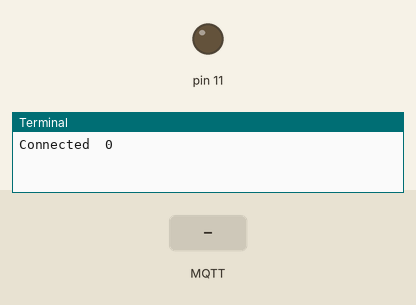
This program was run on a simulated Raspberry Pi (header pin numbers). On the bench: output pins drawn as LEDs (lit = HIGH), the last lines printed to the terminal. The inputs (shaded band) are chosen by the test bench. No MQTT or app messages arrive unless stated.

Above: at 1.3 s.
1.4 s: MQTT message "led_on123" arrives on the first subscribed topic
At 1.8 s:
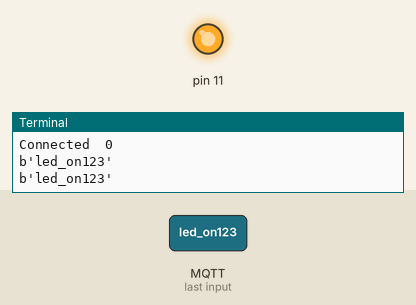
2.9 s: MQTT message "led_off123" arrives on the first subscribed topic
At 4.1 s:
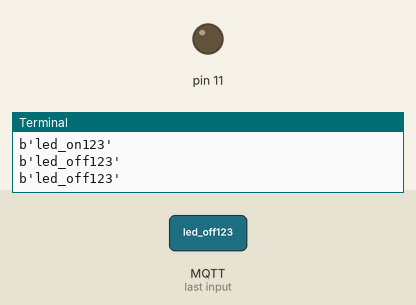
Timing chart, 0 to 5.9 s (numbered marks = the images above; inputs shaded):
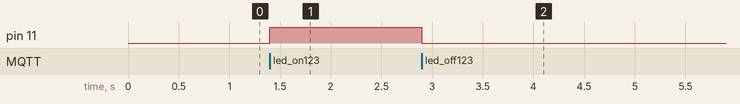

Measured:
- after the input at 1.4 s, pin 11: LOW → HIGH at once
- after the input at 2.9 s, pin 11: HIGH → LOW at once

The program:

mqtt-led.py
```python
import paho.mqtt.client as mqtt
import RPi.GPIO as GPIO


def on_connect(clinet, userdata, flags, rc):
    print("Connected ", str(rc))
    client.subscribe("message")
    client.subscribe("ledctrl")

def on_message(client, userdata, msg):
    GPIO.setmode(GPIO.BOARD)
    GPIO.setup(11, GPIO.OUT)
    print(str(msg.payload))
    print(msg.payload)
    if(msg.payload == b'led_on123'):
        GPIO.output(11, GPIO.HIGH)
    elif(msg.payload == b'led_off123'):
        GPIO.output(11, GPIO.LOW)


client = mqtt.Client()
client.on_connect = on_connect
client.on_message = on_message
#client.on_subscribe = ctrl_led

client.connect("192.168.1.22")
client.loop_forever()
```
